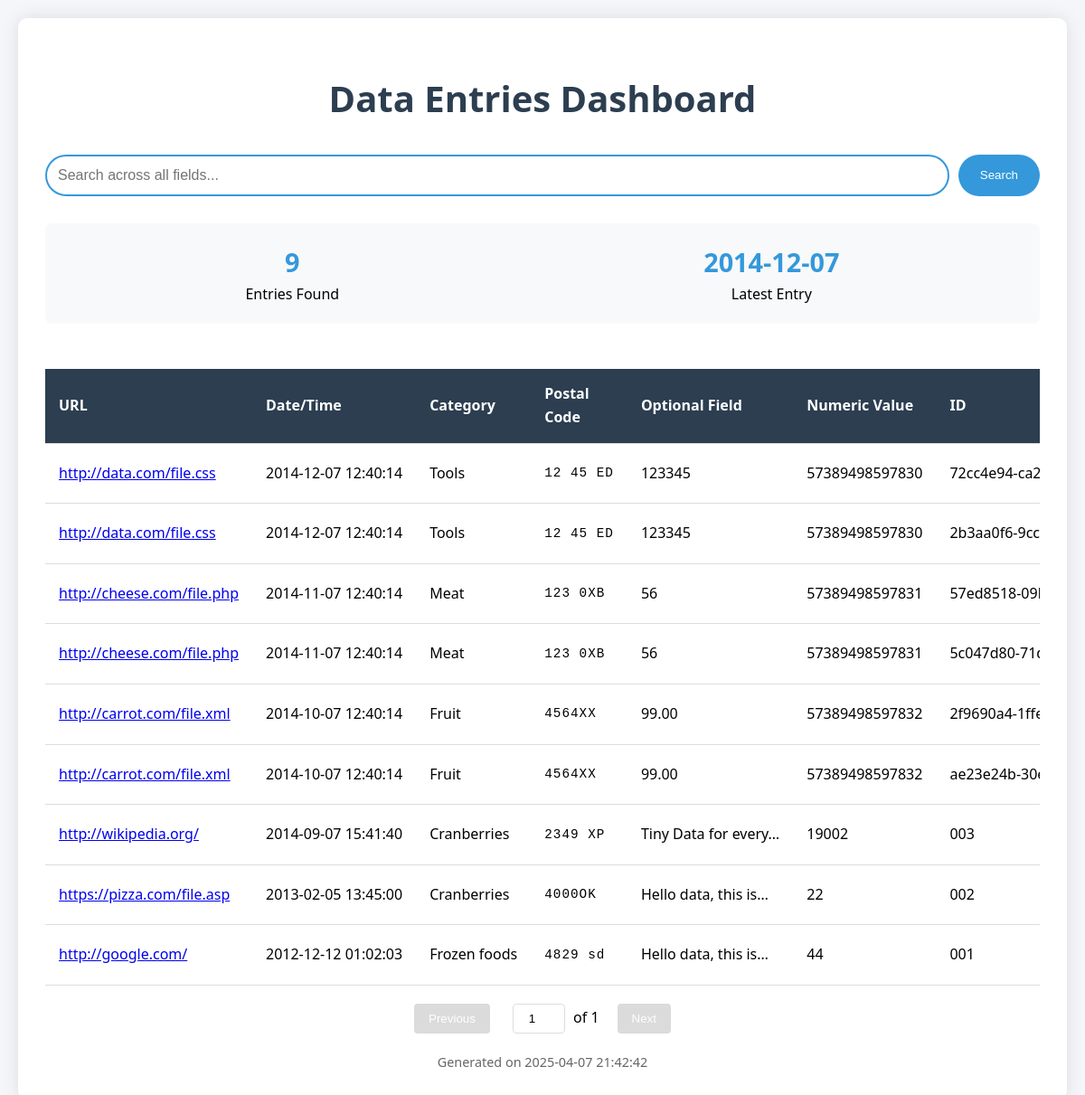
The app's page /data/ with its own data.
### dataprocessor/models.py (models this page shows, shortened)
class DataEntry(models.Model):
    unique_id = models.CharField(
        max_length=100,
        unique=True,
        verbose_name="Unique Identifier"
    )
    dataString0 = models.URLField(
        verbose_name="URL"
    )
    dataString1 = models.DateTimeField(
        verbose_name="Timestamp"
    )
    dataString2 = models.CharField(
        max_length=100,
        blank=True,
        null=True,
        verbose_name="Category"
    )
    dataString3 = models.CharField(
        max_length=20,
        verbose_name="Postal Code"
    )
    dataString4 = models.CharField(
        max_length=40,
        blank=True,
        null=True,
        verbose_name="Optional Field"
    )
    dataString5 = models.DecimalField(
        max_digits=40,
        decimal_places=0,
        blank=True,
        null=True,
        verbose_name="Numeric Value"
    )
    grade = models.IntegerField(
        help_text="Quality grade (0=F, 4=A)"
    )
    class Meta:
        verbose_name = "Data Entry"
        verbose_name_plural = "Data Entries"
        ordering = ["-dataString1"]
    @property
    def letter_grade(self) -> str:
        return GRADE_MAPPING.get(self.grade, "?")

### dataprocessor/views.py (the view, shortened to what this page needs)
# urls.py: path('data/', dataentry_list, name='dataentry_list'),  # New URL route
def dataentry_list(request: HttpRequest) -> HttpResponse:
    search_query = request.GET.get("q", "")
    queryset = DataEntry.objects.all().order_by("-dataString1")
    paginator = Paginator(queryset, 20)
    page_number = request.GET.get("page")
    entries = paginator.get_page(page_number)
    context = {
        "entries": entries,
        "latest_date": DataEntry.objects.aggregate(Max("dataString1"))["dataString1__max"],
        "request": request,
    }
    return render(request, "dataentry_list.html", context)

### dataprocessor/templates/dataentry_list.html (shortened to what this page needs)
<!DOCTYPE html>
<html lang="en">
{% load static %}
<head>
    <link rel="stylesheet" href="{% static 'css/dataentry_style.css' %}">
</head>
<body>
    <div class="container">
        <h1>Data Entries Dashboard</h1>
        <form method="GET" class="search-container">
            <input type="text"
                   id="searchInput"
                   name="q"
                   placeholder="Search across all fields..."
                   value="{{ request.GET.q }}">
            <button type="submit" id="searchButton">Search</button>
        </form>
        <div class="stats-bar">
            <div class="stat-item">
                <div class="stat-value">{{ entries.paginator.count }}</div>
                <div class="stat-label">Entries Found</div>
            </div>
            <div class="stat-item">
                <div class="stat-value">{{ latest_date|date:"Y-m-d" }}</div>
                <div class="stat-label">Latest Entry</div>
            </div>
        </div>
        <div class="table-responsive">
            <table>
                <thead>
                    <tr>
                        <th>URL</th>
                        <th>Date/Time</th>
                        <th>Category</th>
                        <th>Postal Code</th>
                        <th>Optional Field</th>
                        <th>Numeric Value</th>
                        <th>ID</th>
                    </tr>
                </thead>
                <tbody>
                    {% for entry in entries %}
                    <tr>
                        <td title="{{ entry.dataString0 }}">
                            <a href="{{ entry.dataString0 }}" target="_blank" rel="noopener">
                                {{ entry.dataString0|truncatechars:30 }}
                            </a>
                        </td>
                        <td title="{{ entry.dataString1|date:"Y-m-d H:i:s" }}">
                            {{ entry.dataString1|date:"Y-m-d H:i:s" }}
                        </td>
                        <td title="{{ entry.dataString2|default:"N/A" }}">
                            {{ entry.dataString2|default:"N/A" }}
                        </td>
                        <td class="postal-code" title="{{ entry.dataString3 }}">
                            {{ entry.dataString3 }}
                        </td>
                        <td title="{{ entry.dataString4|default:"-" }}">
                            {{ entry.dataString4|truncatechars:20|default:"-" }}
                        </td>
                        <td title="{{ entry.dataString5|floatformat:"0"|default:"-" }}">
                            {{ entry.dataString5|floatformat:"0"|default:"-" }}
                        </td>
                        <td title="{{ entry.unique_id }}">
                            {{ entry.unique_id }}
                        </td>
                    </tr>
                    {% empty %}
                    <tr>
                        <td colspan="8" style="text-align: center; padding: 40px;">
                            No entries found
                        </td>
                    </tr>
                    {% endfor %}
                </tbody>
            </table>
        </div>
        <div class="pagination">
            {% if entries.has_previous %}
                <button onclick="window.location.href='?page={{ entries.previous_page_number }}{% if request.GET.q %}&q={{ request.GET.q }}{% endif %}'">
                    Previous
                </button>
            {% else %}
                <button disabled>Previous</button>
            {% endif %}
            <form method="GET" style="display: inline-block; margin: 0 10px;">
                <input type="number"
                       name="page"
                       class="page-input"
                       value="{{ entries.number }}"
                       min="1"
                       max="{{ entries.paginator.num_pages }}"
                       onchange="this.form.submit()"
                       aria-label="Page number">
                <span>of {{ entries.paginator.num_pages }}</span>
            </form>
            {% if entries.has_next %}
                <button onclick="window.location.href='?page={{ entries.next_page_number }}{% if request.GET.q %}&q={{ request.GET.q }}{% endif %}'">
                    Next
                </button>
            {% else %}
                <button disabled>Next</button>
            {% endif %}
        </div>
        <div class="timestamp">
            Generated on {% now "Y-m-d H:i:s" %}
        </div>
    </div>
</body>
</html>

### dataprocessor/static/css/dataentry_style.css (style rules this page uses)
:root { --primary-color: #2c3e50; --secondary-color: #3498db; --success-color: #27ae60; --warning-color: #f1c40f; --danger-color: #e74c3c; }
body { background-color: #f5f6fa; font-family: "Segoe UI", Tahoma, Geneva, Verdana, sans-serif; line-height: 1.6; margin: 0; padding: 20px; }
.container { background: white; border-radius: 10px; box-shadow: 0 0 20px rgba(0,0,0,0.1); margin: 0 auto; max-width: 1400px; padding: 30px; }
h1 { color: var(--primary-color); font-size: 2.5em; margin-bottom: 30px; text-align: center; }
.search-container { display: flex; gap: 10px; margin-bottom: 30px; }
#searchInput { border: 2px solid var(--secondary-color); border-radius: 25px; flex: 1; font-size: 16px; padding: 12px; }
#searchButton { background: var(--secondary-color); border: none; border-radius: 25px; color: white; cursor: pointer; padding: 12px 24px; transition: opacity 0.2s; }
.stats-bar { background: #f8f9fa; border-radius: 8px; display: flex; justify-content: space-around; margin-bottom: 30px; padding: 20px; }
.stat-item { text-align: center; }
.stat-value { color: var(--secondary-color); font-size: 1.8em; font-weight: bold; }
.table-responsive { -webkit-overflow-scrolling: touch; overflow-x: auto; }
table { border-collapse: collapse; margin-top: 20px; min-width: 600px; width: 100%; }
th, td { border-bottom: 1px solid #ddd; padding: 15px; text-align: left; }
th { background-color: var(--primary-color); color: white; font-weight: 600; }
.timestamp { color: #666; font-size: 0.9em; margin-top: 20px; text-align: center; }
.postal-code { font-family: monospace; font-size: 1.1em; letter-spacing: 1px; }
tbody td { cursor: pointer; max-width: 200px; overflow: hidden; text-overflow: ellipsis; white-space: nowrap; }
.pagination { display: flex; gap: 10px; justify-content: center; margin: 20px 0; }
.pagination button { background: var(--secondary-color); border: none; border-radius: 4px; color: white; cursor: pointer; padding: 8px 16px; transition: opacity 0.2s; }
.pagination button:disabled { background: #cccccc; cursor: not-allowed; opacity: 0.7; }
.page-input { border: 1px solid #ddd; border-radius: 4px; margin: 0 5px; padding: 8px; text-align: center; width: 40px; }

### records on screen
DataEntry: dataString0 "http://data.com/file.css", dataString1 "2014-12-07 12:40:14", dataString2 "Tools", dataString3 "12 45 ED", dataString4 "123345", dataString5 "57389498597830", unique_id "72cc4e94-ca25-430a-9e1…"
DataEntry: dataString0 "http://data.com/file.css", dataString1 "2014-12-07 12:40:14", dataString2 "Tools", dataString3 "12 45 ED", dataString4 "123345", dataString5 "57389498597830", unique_id "2b3aa0f6-9cc5-4573-9fb…"
DataEntry: dataString0 "http://cheese.com/file.php", dataString1 "2014-11-07 12:40:14", dataString2 "Meat", dataString3 "123 0XB", dataString4 "56", dataString5 "57389498597831", unique_id "57ed8518-09b3-4a01-8b…"
DataEntry: dataString0 "http://cheese.com/file.php", dataString1 "2014-11-07 12:40:14", dataString2 "Meat", dataString3 "123 0XB", dataString4 "56", dataString5 "57389498597831", unique_id "5c047d80-71da-4956-87…"
DataEntry: dataString0 "http://carrot.com/file.xml", dataString1 "2014-10-07 12:40:14", dataString2 "Fruit", dataString3 "4564XX", dataString4 "99.00", dataString5 "57389498597832", unique_id "2f9690a4-1ffe-47c9-9e45…"
DataEntry: dataString0 "http://carrot.com/file.xml", dataString1 "2014-10-07 12:40:14", dataString2 "Fruit", dataString3 "4564XX", dataString4 "99.00", dataString5 "57389498597832", unique_id "ae23e24b-30ea-4ee4-a2…"
DataEntry: dataString0 "http://wikipedia.org/", dataString1 "2014-09-07 15:41:40", dataString2 "Cranberries", dataString3 "2349 XP", dataString4 "Tiny Data for every…", dataString5 "19002", unique_id "003"
DataEntry: dataString0 "https://pizza.com/file.asp", dataString1 "2013-02-05 13:45:00", dataString2 "Cranberries", dataString3 "4000OK", dataString4 "Hello data, this is…", dataString5 "22", unique_id "002"
DataEntry: dataString0 "http://google.com/", dataString1 "2012-12-12 01:02:03", dataString2 "Frozen foods", dataString3 "4829 sd", dataString4 "Hello data, this is…", dataString5 "44", unique_id "001"

### other values on screen
{{ entries.paginator.count }} "9"
{{ latest_date|date:"Y-m-d" }} "2014-12-07"
{{ entries.paginator.num_pages }} "1"
